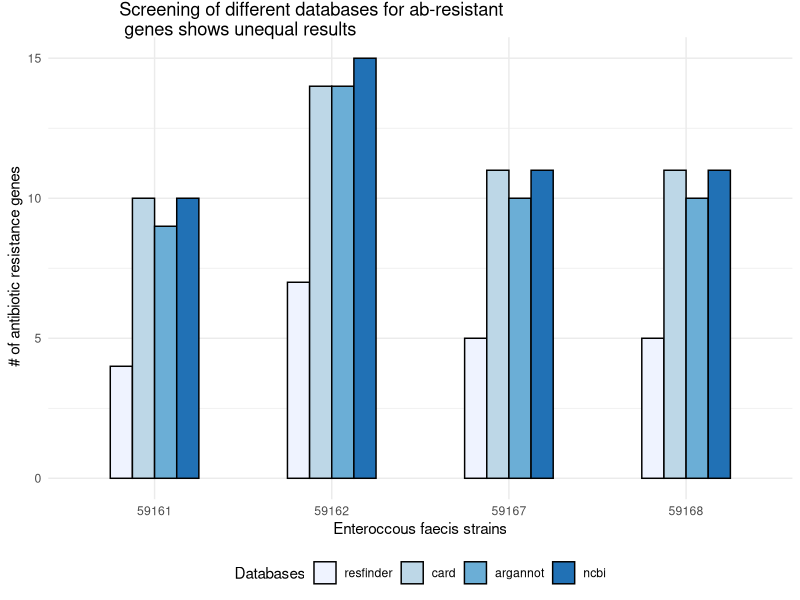
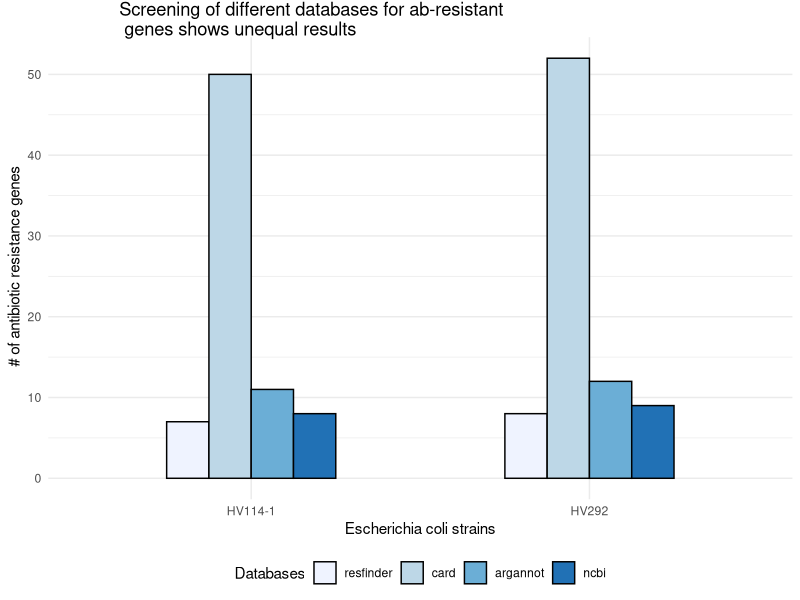
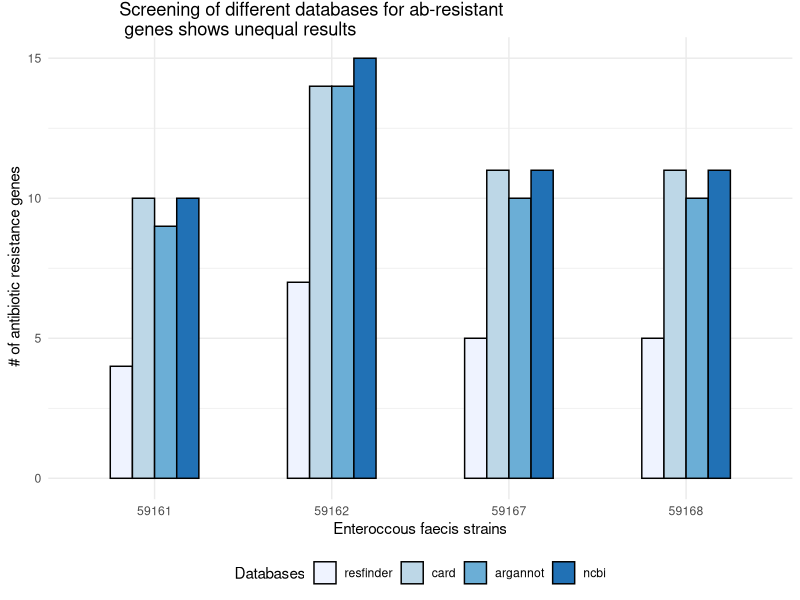
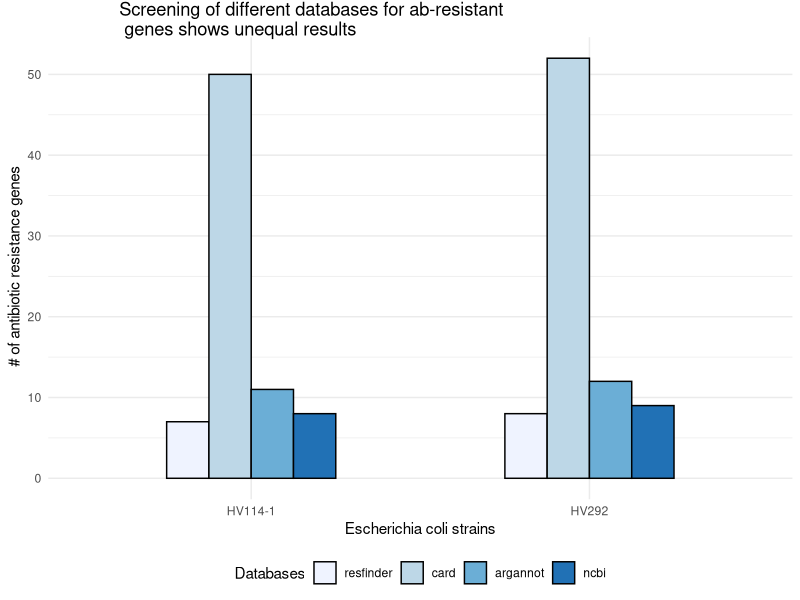

R code for these plots, in order:
library(grDevices)
library(ggplot2)
library(tidyverse)


#Database comparison-------------------------------------------------------------------------------------

##ncbi file
ncbi <- read.csv2("ncbi.csv",header = TRUE)
###ncbi enterococcus faecis
ncbi_faecis<- apply(ncbi[c(1:4),-c(1:2)],c(1,2), function(x){if(x == "100"){x <- TRUE}else{x <- FALSE}})
names_faecis <- c("59161","59162","59167","59168")
rownames(ncbi_faecis) <- names_faecis  #ncbi_faecis_logical[0,] gives the ABs, ncbi_faecis_logical[,0]  gives the names
ncbi_faecis <- as.data.frame(ncbi_faecis) 
### ncbi E.coli
ncbi_coli<- apply(ncbi[c(5:6),-c(1:2)],c(1,2), function(x){if(x == "100"){x <- TRUE}else{x <- FALSE}})
names_coli <-c("HV114-1","HV292") 
ncbi_coli <- as.data.frame(ncbi_coli,row.names = names_coli)


##card file
card <- read.csv2("card.csv",header = TRUE)
card_faecis<- apply(card[c(1:4),-c(1:2)],c(1,2), function(x){if(x == "100"){x <- TRUE}else{x <- FALSE}})
rownames(card_faecis) <- names_faecis
card_faecis <- as.data.frame(card_faecis) 
card_coli<- apply(card[c(5:6),-c(1:2)],c(1,2), function(x){if(x == "100"){x <- TRUE}else{x <- FALSE}})
card_coli <- as.data.frame(card_coli,row.names = names_coli)

##argannot file
argannot<- read.csv2("argannot.csv",header = TRUE)
argannot_faecis<- apply(argannot[c(1:4),-c(1:2)],c(1,2), function(x){if(x == "100"){x <- TRUE}else{x <- FALSE}})
rownames(argannot_faecis) <- names_faecis
argannot_faecis <- as.data.frame(argannot_faecis) 
argannot_coli<- apply(argannot[c(5:6),-c(1:2)],c(1,2), function(x){if(x == "100"){x <- TRUE}else{x <- FALSE}})
argannot_coli <- as.data.frame(argannot_coli,row.names = names_coli)

##resfinder file
resfinder <- read.csv2("resfinder.csv",header = TRUE)
resfinder_faecis<- apply(resfinder[c(1:4),-c(1:2)],c(1,2), function(x){if(x == "100"){x <- TRUE}else{x <- FALSE}})
rownames(resfinder_faecis) <- names_faecis
resfinder_faecis <- as.data.frame(resfinder_faecis) 
resfinder_coli<- apply(resfinder[c(5:6),-c(1:2)],c(1,2), function(x){if(x == "100"){x <- TRUE}else{x <- FALSE}})
rownames(resfinder_coli) <- names_coli
resfinder_coli <- as.data.frame(resfinder_coli,row.names = names_coli)

apply(resfinder_coli,1,sum) #number of positive antibiotic genes respond in  E. coli strains from resfinder database
sum(resfinder_coli[1,]== "TRUE") #same but only first  (HV114-1) E. coli strain 

# Positive AB response-----------------------------------------------------------------------------------------------
##enterococcus faecis
a <- apply(resfinder_faecis,1,sum)
b <- apply(card_faecis,1,sum)
c <- apply(argannot_faecis,1,sum)
d <- apply(ncbi_faecis,1,sum)
faecis_t <- data.frame("resfinder"=a,"card"=b,"argannot"=c,"ncbi"=d)

library(reshape2)
df <- melt(faecis_t)
df$rowid <- names_faecis
df

##Eschericia coli
a <- apply(resfinder_coli,1,sum)
b <- apply(card_coli,1,sum)
c <- apply(argannot_coli,1,sum)
d <- apply(ncbi_coli,1,sum)
coli_t <- data.frame("resfinder"=a,"card"=b,"argannot"=c,"ncbi"=d)
df2 <- melt(coli_t)
df2$rowid <- names_coli
df2

# Plot--------------------------------------------------

## Database comparisaison

my_title <- expression("Screening of different databases for ab-resistant \n genes shows unequal results")

### faecis
database <- ggplot(df,aes(rowid,value,fill=variable))+
  geom_col(position = "dodge",col="black",width = 0.5)+
  scale_fill_brewer(palette="Blues")+
  theme_minimal()+
    labs(x="Enteroccous faecis strains",y= " # of antibiotic resistance genes",fill="Databases", title = my_title)+
     theme(legend.position="bottom",plot.title = element_text(hjust = 0.2,vjust = -2.5))
database
ggsave("result_databases_faecis.png",width = 5, height = 5)

### e.coli

database2 <- ggplot(df2,aes(rowid,value,fill=variable))+
  geom_col(position = "dodge",col="black",width = 0.5)+
  scale_fill_brewer(palette="Blues")+
  theme_minimal()+
  labs(x="Escherichia coli strains",y= " # of antibiotic resistance genes",fill="Databases", title = my_title)+
  theme(legend.position="bottom",plot.title = element_text(hjust = 0.2,vjust = -2.5))
database2
ggsave("result_databases_coli.png",width = 5, height = 5)

# Grouped Antibiotics gene--------------------------

#we use card, The CARD is a rigorously curated collection of characterized, peer-reviewed resistance determinants 
#and associated antibiotics, organized by the Antibiotic Resistance Ontology (ARO) and AMR gene detection models.
card_faecis$strain <- names_faecis
card_coli$strain <- names_coli

faecis_tidy <- melt(card_faecis) %>% 
pivot_longer(c(-"strain"),names_to = "resistance_gene", values_to= "presence")
coli_tidy <- melt(card_coli) %>% 
  pivot_longer(c(-"strain"),names_to = "resistance_gene", values_to= "presence")

faecis_tidy$group <- NA
coli_tidy$group <- NA

##add antibiotic groups
Aminoglycosides <- c("aad.6.","aadA5","acrD","AAC.6...Ii","APH.3....Ib","APH.3...IIIa","APH.6..Id","baeR","baeS","cpxA","kdpE","tolC")
Glycopeptide <-  c("vanA","vanHA","vanRA","vanSA","vanXA","vanYA","vanZA")
Tetracycline <- c("acrB","acrS","emrK","emrY","Escherichia_coli_acrA","evgA","evgS","H.NS","marA","msrC","tet.B.","tetM","tolC")
Aminocoumarin <-c("baeR","baeS","cpxA","mdtA","mdtB","mdtC","tolC")
Polypeptide_ab <- c("bacA","eptA","pmrF","ugd","yojI")
Fluoroquinolone <- c("acrB","acrE","acrF","acrS","CRP","efmA","emrA","emrB","emrR","Escherichia_coli_acrA","evgA","evgS","gadW","gadX","H.NS","marA","mdtE","mdtF","mdtH","tolC")
beta_lactam <- c("acrB","acrE","acrF","acrS","CRP","CTX.M.1","Escherichia_coli_acrA","Escherichia_coli_ampC","Escherichia_coli_ampC1_beta.lactamase","Escherichia_coli_ampH","evgA","evgS","gadW","gadX","H.NS","marA","mdtE","mdtF","TEM.1","tolC")
broad_spectrum <- c("SAT.4","acrB","acrS","Escherichia_coli_acrA","Escherichia_coli_mdfA","marA","mdtM","mdtN","mdtO","mdtP","msrC","tolC")
Protein_synthese_inhibitor <- c("CRP","efmA","ErmB","Escherichia_coli_emrE","evgA","evgS","gadW","gadX","H.NS","mdtE","mdtF","mdtM","mphB","msrC","tolC")
Diaminopyrimidine <- c("dfrG","dfrA17")


annotation <- function(faecis_tidy,...){
for (i in 1:length(faecis_tidy$resistance_gene)){
  if(faecis_tidy$resistance_gene[i] %in% Aminoglycosides ){
    faecis_tidy$group[i] <- "Aminoglycosides" 
  } else if (faecis_tidy$resistance_gene[i] %in% Glycopeptide){
      faecis_tidy$group[i] <- "Glycopeptide"
  } else if (faecis_tidy$resistance_gene[i] %in% Tetracycline){
        faecis_tidy$group[i] <- "Tetracycline"
  } else if (faecis_tidy$resistance_gene[i] %in% Aminocoumarin){
          faecis_tidy$group[i] <- "Aminocoumarin"
  } else if (faecis_tidy$resistance_gene[i] == "mdtG"){
            faecis_tidy$group[i] <-"Fosfomycin"
  } else if (faecis_tidy$resistance_gene[i] == "msbA"){
              faecis_tidy$group[i] <- "Nitroimidazole"
  } else if (faecis_tidy$resistance_gene[i] == "sul2"){
                faecis_tidy$group[i] <- "Sulfonamide"
  } else if (faecis_tidy$resistance_gene[i] %in% Diaminopyrimidine ){
                  faecis_tidy$group[i] <- "Diaminopyrimidine"  
  } else if (faecis_tidy$resistance_gene[i] %in% Polypeptide_ab){
                  faecis_tidy$group[i] <- "Polypeptide_ab"
  } else if (faecis_tidy$resistance_gene[i] %in% Fluoroquinolone){
                    faecis_tidy$group[i] <- "Fluoroquinolone"
  } else if (faecis_tidy$resistance_gene[i] %in% beta_lactam){
                      faecis_tidy$group[i] <- "Beta_lactame"
  } else if (faecis_tidy$resistance_gene[i] %in% broad_spectrum){
                        faecis_tidy$group[i] <- "Broad_spectrum_ab"
  } else if (faecis_tidy$resistance_gene[i] %in% Protein_synthese_inhibitor){
                          faecis_tidy$group[i] <- "Protein_synthese_inhibitor_ab"
   } 
}
  return(faecis_tidy)
}
## problem, when gene is active against multiple groups of antibiotic? Bcs if-else loop jumps to next i-entry when test expression is = TRUE
##Possible solution: (example aminoglycosides)
          #n <- "Aminoglycosides"
          #faecis_tidy$group[i] <- "paste(faecis_tidy$group[i],n") but problem of if-else loop still appears


faecis_tidy <- annotation(faecis_tidy)
coli_tidy <- annotation(coli_tidy)
coli_tidy
